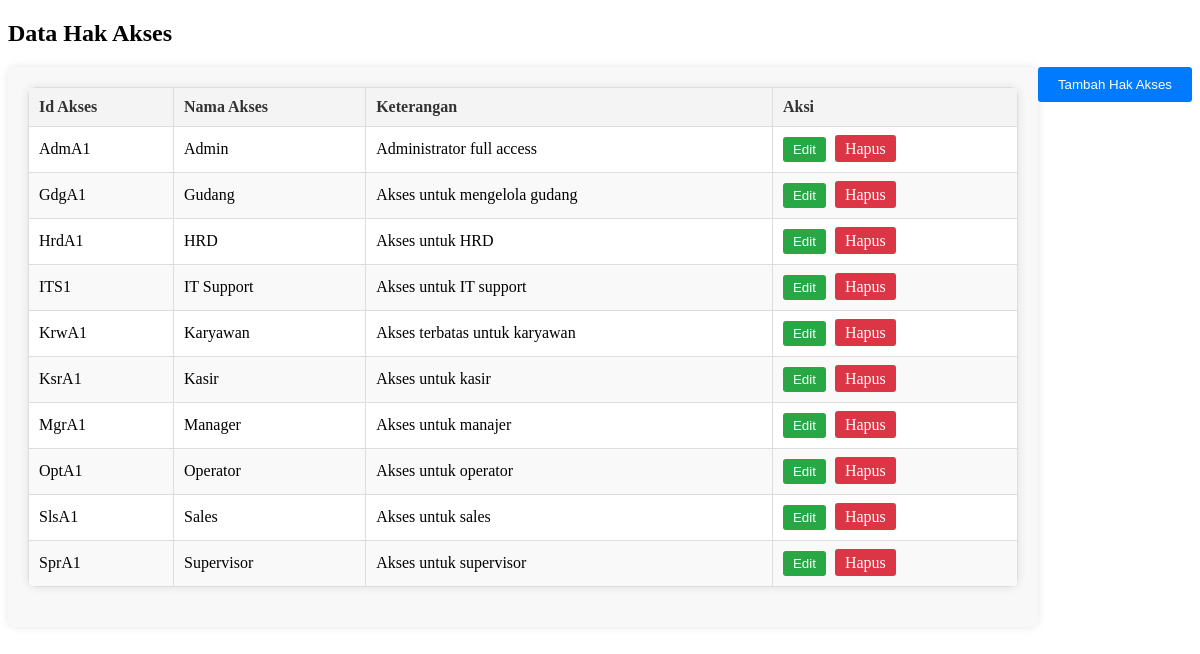
/menus/hakakses.php (signed in), run on the app's committed database.
### tables this page shows
CREATE TABLE `hakakses` (
  `IdAkses` varchar(10) NOT NULL,
  `NamaAkses` varchar(50) NOT NULL,
  `Keterangan` text DEFAULT NULL
);

### htdocs/class/hakakses.php (called while the page is built, shortened)
<?php
class HakAkses {
    private $conn;
    private $table_name = "HakAkses";
    public function __construct($db) {
        $this->conn = $db;
    }
    public function read() {
        $query = "SELECT * FROM " . $this->table_name . " ORDER BY IdAkses ASC";
        $stmt = $this->conn->query($query);
        return $stmt;
    }
}
?>

### htdocs/menus/hakakses.php (the view, shortened to what this page needs)
<?php
require_once('../class/HakAkses.php');
$database = new Database();
$db = $database->getConnection();
$hakAkses = new HakAkses($db);
$result = $hakAkses->read();
?>
<!DOCTYPE html>
<html>
<head>
    <link rel="stylesheet" type="text/css" href="../assets/css/crud.css">
</head>
<body>
<div class="main-content">
    <header>
        <h2>Data Hak Akses</h2>
        <button class="add-button" onclick="openForm()">Tambah Hak Akses</button>
    </header>
    <div class="content">
        <div class="table-container">
            <table>
                <thead>
                <tr>
                    <th>Id Akses</th>
                    <th>Nama Akses</th>
                    <th>Keterangan</th>
                    <th>Aksi</th>
                </tr>
                </thead>
                <tbody>
                <?php while ($row = mysqli_fetch_assoc($result)): ?>
                    <tr>
                        <td><?php echo htmlspecialchars($row['IdAkses']); ?></td>
                        <td><?php echo htmlspecialchars($row['NamaAkses']); ?></td>
                        <td><?php echo htmlspecialchars($row['Keterangan']); ?></td>
                        <td>
                            <button class="edit-btn"
                                    data-id="<?php echo htmlspecialchars($row['IdAkses']); ?>"
                                    data-nama="<?php echo htmlspecialchars($row['NamaAkses']); ?>"
                                    data-keterangan="<?php echo htmlspecialchars($row['Keterangan']); ?>"
                                    onclick="editHakAkses(this)">Edit</button>
                            <a href="dashboard.php?page=hakakses&delete=<?php echo htmlspecialchars($row['IdAkses']); ?>" class="delete-btn" onclick="return confirm('Apakah Anda yakin ingin menghapus hak akses ini?')">Hapus</a>
                        </td>
                    </tr>
                <?php endwhile; ?>
                </tbody>
            </table>
        </div>
    </div>
</div>
</body>
</html>

### htdocs/assets/css/crud.css (style rules this page uses)
table { width: 100%; border-collapse: collapse; margin-bottom: 20px; background-color: #fff; border-radius: 8px; overflow: hidden; box-shadow: 0 0 10px rgba(0, 0, 0, 0.1); }
table th, table td { padding: 10px; border: 1px solid #ddd; text-align: left; white-space: nowrap; }
table th { background-color: #f4f4f4; font-weight: bold; color: #333; }
table tr:nth-child(even) { background-color: #f9f9f9; }
.table-container { overflow-x: auto; padding: 20px; background-color: #f8f8f8; border-radius: 8px; box-shadow: 0 0 10px rgba(0, 0, 0, 0.1); }
.add-button { padding: 10px 20px; background-color: #007bff; color: white; border: none; border-radius: 3px; cursor: pointer; float: right; margin-bottom: 20px; }
.edit-btn, .delete-btn { padding: 5px 10px; border: none; border-radius: 3px; cursor: pointer; }
.edit-btn { background-color: #28a745; color: white; margin-right: 5px; }
.delete-btn { background-color: #dc3545; color: white; }
table a { text-decoration: none; }

### data on the page
hakakses: IdAkses "AdmA1", NamaAkses "Admin", Keterangan "Administrator full access"
hakakses: IdAkses "GdgA1", NamaAkses "Gudang", Keterangan "Akses untuk mengelola gudang"
hakakses: IdAkses "HrdA1", NamaAkses "HRD", Keterangan "Akses untuk HRD"
hakakses: IdAkses "ITS1", NamaAkses "IT Support", Keterangan "Akses untuk IT support"
hakakses: IdAkses "KrwA1", NamaAkses "Karyawan", Keterangan "Akses terbatas untuk karyawan"
hakakses: IdAkses "KsrA1", NamaAkses "Kasir", Keterangan "Akses untuk kasir"
hakakses: IdAkses "MgrA1", NamaAkses "Manager", Keterangan "Akses untuk manajer"
hakakses: IdAkses "OptA1", NamaAkses "Operator", Keterangan "Akses untuk operator"
hakakses: IdAkses "SlsA1", NamaAkses "Sales", Keterangan "Akses untuk sales"
hakakses: IdAkses "SprA1", NamaAkses "Supervisor", Keterangan "Akses untuk supervisor"
